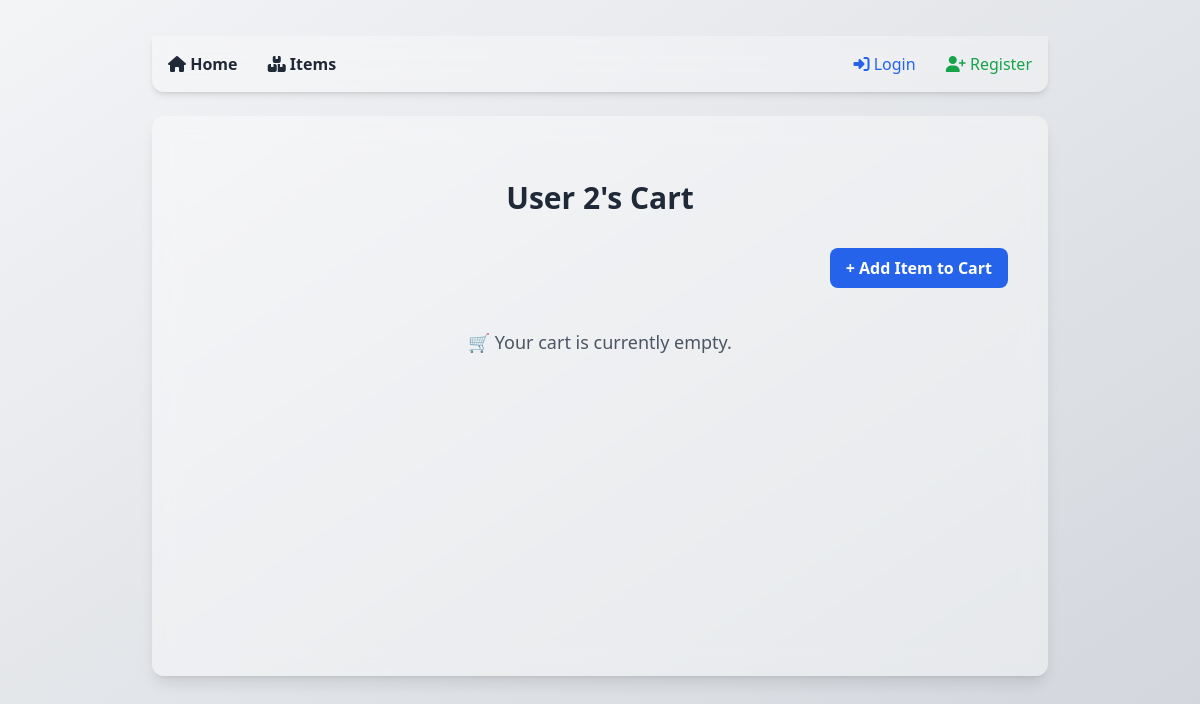
The app's page /cart/2, older data.
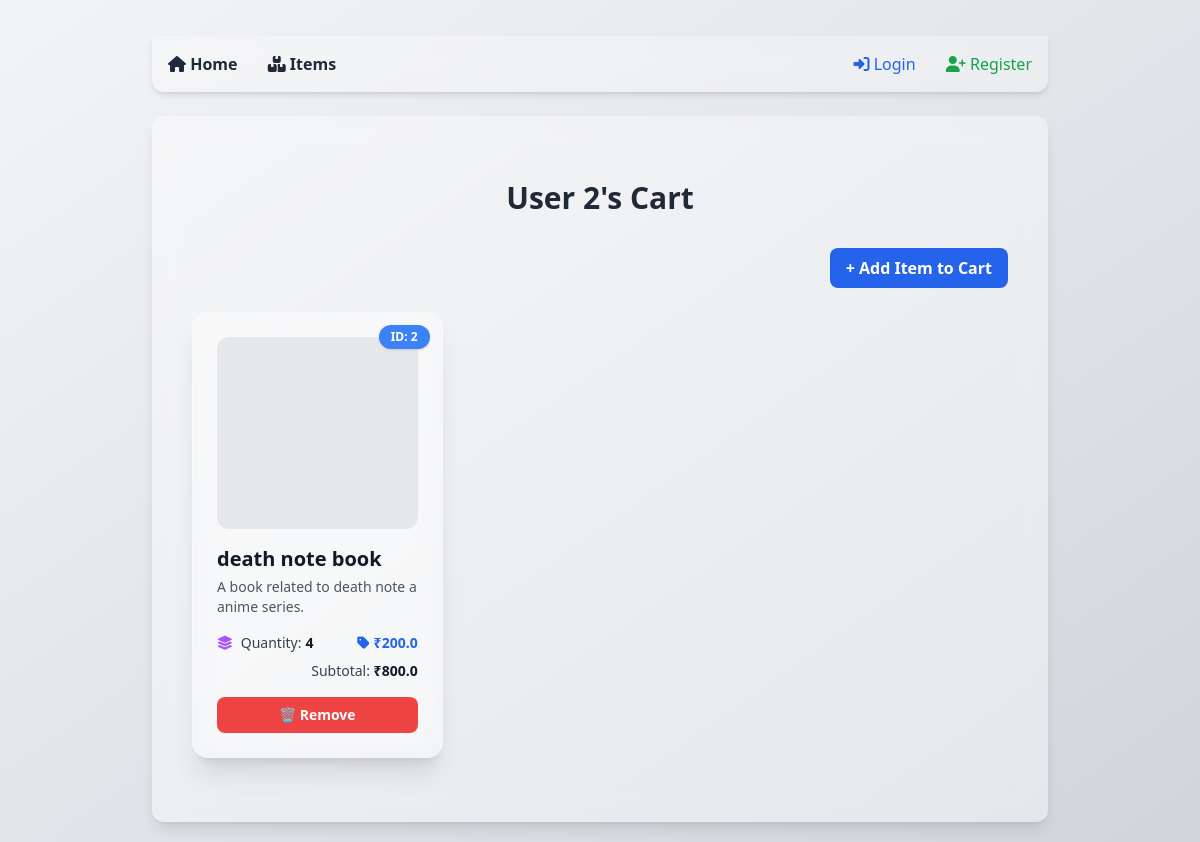
The same page, newer data.
### tables this page shows
CREATE TABLE cart (
            id INTEGER PRIMARY KEY AUTOINCREMENT,
            user_id INTEGER,
            item_id INTEGER,
            quantity INTEGER,
            FOREIGN KEY (user_id) REFERENCES users(id),
            FOREIGN KEY (item_id) REFERENCES items(id)
        );

CREATE TABLE items (
            id INTEGER PRIMARY KEY AUTOINCREMENT,
            name TEXT,
            about TEXT,
            category TEXT,
            price REAL,
            stock INTEGER,
            image_url TEXT
        );

### routes/cartRoutes.py (the view)
@cart_bp.route('/cart/<int:user_id>', methods=['GET'])
def show_cart(user_id):
    conn, cursor = get_cursor()
    cursor.execute("""
        SELECT cart.id, items.id as item_id, items.name AS item_name, items.price,
               cart.quantity, items.image_url, items.about
        FROM cart
        JOIN items ON cart.item_id = items.id
        WHERE cart.user_id = ?
    """, (user_id,))
    cart_items = cursor.fetchall()
    cursor.close()
    conn.close()
    return render_template("cart.html", cart=cart_items, user_id=user_id)

### db.py (called while the page is built)
def get_db_connection():
    conn = sqlite3.connect('ecommerce.db')  # This will create the file if it doesn't exist
    conn.row_factory = sqlite3.Row         # Optional: return rows as dictionaries
    return conn

### routes/cartRoutes.py (called while the page is built)
def get_cursor():
    conn = get_db_connection()
    conn.row_factory = sqlite3.Row  # Enables dictionary-like access
    return conn, conn.cursor()

### templates/cart.html (shortened to what this page needs)
{% extends "base.html" %}
{% block content %}
<div class="max-w-6xl mx-auto px-4 py-10">
  <h2 class="text-3xl font-bold text-gray-800 mb-8 text-center">User {{ user_id }}'s Cart</h2>
  <div class="flex justify-end mb-6">
    <a href="{{ url_for('cart.add_to_cart', user_id=user_id) }}"
      class="bg-blue-600 hover:bg-blue-700 text-white font-semibold py-2 px-4 rounded-lg transition">
      + Add Item to Cart
    </a>
  </div>
  {% if cart %}
  <div class="grid grid-cols-1 sm:grid-cols-2 lg:grid-cols-3 gap-8">
    {% for item in cart %}
    <div
      class="relative bg-white/20 backdrop-blur-md p-6 rounded-2xl shadow-xl hover:shadow-2xl transition transform hover:-translate-y-1 hover:scale-[1.02] border border-white/30 flex flex-col">
      <div class="absolute top-3 right-3 bg-blue-500 text-white text-xs font-bold px-3 py-1 rounded-full shadow">
        ID: {{ item.item_id }}
      </div>
      <div class="h-48 w-full bg-gray-200 rounded-xl mb-4 bg-cover bg-center"
        style="background-image: url('{{ item.image_url if item.image_url else '/static/default-image.png' }}');">
      </div>
      <div class="mb-4">
        <h4 class="text-xl font-extrabold text-gray-900 drop-shadow-sm">{{ item.item_name }}</h4>
        {% if item.about %}
        <p class="text-sm text-gray-600 mt-1">{{ item.about }}</p>
        {% endif %}
      </div>
      <div class="text-sm mb-4">
        <div class="flex items-center justify-between">
          <span class="flex items-center text-gray-700">
            <i class="fas fa-layer-group mr-2 text-purple-500"></i>
            Quantity: <strong class="ml-1 text-gray-900">{{ item.quantity }}</strong>
          </span>
          <span class="flex items-center text-blue-600 font-bold">
            <i class="fas fa-tag mr-1"></i> ₹{{ item.price }}
          </span>
        </div>
        <div class="text-right text-gray-700 mt-2">
          Subtotal: <strong class="text-gray-900">₹{{ item.price * item.quantity }}</strong>
        </div>
      </div>
      <div class="mt-auto">
        <form method="POST" action="{{ url_for('cart.delete_from_cart', user_id=user_id, cart_id=item.id) }}">
          <button type="submit"
            class="w-full bg-red-500 hover:bg-red-600 text-white text-sm font-semibold px-4 py-2 rounded-lg transition">
            🗑 Remove
          </button>
        </form>
      </div>
    </div>
    {% endfor %}
  </div>
  {% else %}
  <div class="text-center text-gray-600 text-lg mt-10">
    🛒 Your cart is currently empty.
  </div>
  {% endif %}
</div>
{% endblock %}

### templates/base.html (shortened to what this page needs)
<!DOCTYPE html>
<html lang="en">
<head>
    <script src="https://cdn.tailwindcss.com"></script>
    <link
        rel="stylesheet"
        href="https://cdnjs.cloudflare.com/ajax/libs/font-awesome/6.7.2/css/all.min.css"
    />
    <link rel="stylesheet" href="{{ url_for('static', filename='style.css') }}" />
</head>
<body class="bg-gradient-to-br from-gray-100 to-gray-300 min-h-screen font-sans">
    <nav
        class="bg-white/30 backdrop-blur-md shadow-md sticky top-0 z-50 p-4 rounded-b-xl mx-auto max-w-4xl mt-4"
        role="navigation"
        aria-label="Main navigation"
    >
        <div class="flex flex-wrap justify-between items-center text-gray-800">
            <div class="space-x-4">
                <a href="/" class="hover:text-blue-600 font-semibold focus:outline-none focus:ring-2 focus:ring-blue-400" aria-label="Home">
                    <i class="fas fa-home"></i> Home
                </a>
                <a href="/items" class="hover:text-blue-600 font-semibold focus:outline-none focus:ring-2 focus:ring-blue-400" aria-label="Items">
                    <i class="fas fa-boxes"></i> Items
                </a>
            </div>
            <div class="space-x-4">
                {% if session.get('user_id') %}
                <span class="font-semibold text-sm">👋 Welcome, {{ session.username }}</span>
                <a href="/logout" class="text-red-500 hover:underline focus:outline-none focus:ring-2 focus:ring-red-400" aria-label="Logout">
                    <i class="fas fa-sign-out-alt"></i> Logout
                </a>
                {% else %}
                <a href="/login" class="text-blue-600 hover:underline focus:outline-none focus:ring-2 focus:ring-blue-400" aria-label="Login">
                    <i class="fas fa-sign-in-alt"></i> Login
                </a>
                <a href="/register" class="text-green-600 hover:underline focus:outline-none focus:ring-2 focus:ring-green-400" aria-label="Register">
                    <i class="fas fa-user-plus"></i> Register
                </a>
                {% endif %}
            </div>
        </div>
    </nav>
    <main
        class="max-w-4xl mx-auto p-6 mt-6 bg-white/40 backdrop-blur-md shadow-lg rounded-xl min-h-[70vh]"
        role="main"
    >
        {% block content %}{% endblock %}
    </main>
</body>
</html>

### static/style.css (style rules this page uses)
body { font-family: sans-serif; padding: 20px; }
nav a { margin-right: 10px; }

Row changes from the older to the newer data that the page shows:
added cart: item_id "2", item_name "death note book", about "A book related to death note a anime series.", quantity "4", price "200.0", item.price*item.quantity "800.0"
Text that changed along with them:
text no longer shown: "🛒 Your cart is currently empty."
